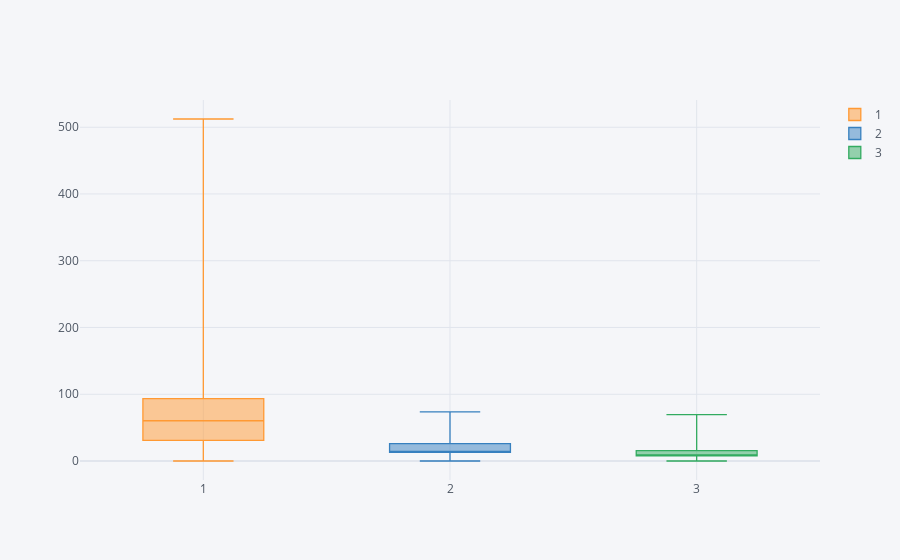

The notebook cell saved with this chart:
### Code cell
#we will get help from pivot tables to get Fare values in different columns for each class.
df[['Pclass', 'Fare']].pivot(columns='Pclass', values='Fare').iplot(kind='box')

### Figure 1 — Plotly figure (JSON) as saved in the notebook; plotly's stock layout.template omitted (floating-point values rounded to 4 significant figures; data arrays with more than 128 entries replaced by an {"elided": "..."} marker saying what was removed)
{"data": [{"boxpoints": false, "line": {"width": 1.3}, "marker": {"color": "rgba(255, 153, 51, 1.0)"}, "name": "1", "orientation": "v", "type": "box", "y": {"elided": "891 float values"}}, {"boxpoints": false, "line": {"width": 1.3}, "marker": {"color": "rgba(55, 128, 191, 1.0)"}, "name": "2", "orientation": "v", "type": "box", "y": {"elided": "891 float values"}}, {"boxpoints": false, "line": {"width": 1.3}, "marker": {"color": "rgba(50, 171, 96, 1.0)"}, "name": "3", "orientation": "v", "type": "box", "y": {"elided": "891 float values"}}], "layout": {"legend": {"bgcolor": "#F5F6F9", "font": {"color": "#4D5663"}}, "paper_bgcolor": "#F5F6F9", "plot_bgcolor": "#F5F6F9", "title": {"font": {"color": "#4D5663"}}, "xaxis": {"gridcolor": "#E1E5ED", "showgrid": true, "tickfont": {"color": "#4D5663"}, "title": {"font": {"color": "#4D5663"}, "text": ""}, "zerolinecolor": "#E1E5ED"}, "yaxis": {"gridcolor": "#E1E5ED", "showgrid": true, "tickfont": {"color": "#4D5663"}, "title": {"font": {"color": "#4D5663"}, "text": ""}, "zerolinecolor": "#E1E5ED"}}}
